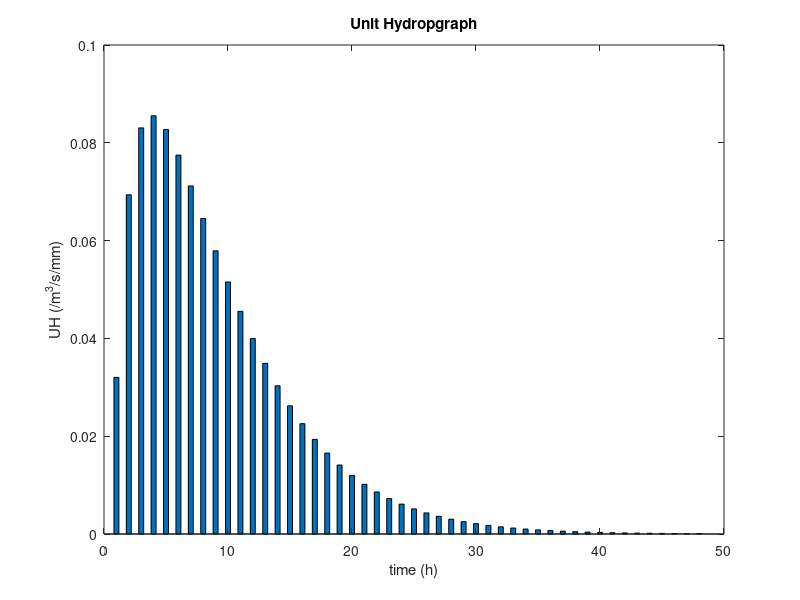

Write MATLAB code to recreate this figure.
% I have edited the script so that we can change the duration easily and
% labels and title have been added automatically

% size of the catchment
ac=72.1;
% length of the main river
l=19.276571;
% total river length in 1 catchment area
lt=86.081;
% lowest point of the river
gs=350.5;
% highest point of the river
he=787.521973;

% slope
Dh=he-gs;
J=Dh/(l*10^3);
% river density
D=lt/ac;
% hydrographic factor
hf=l/J^(0.5);

% constants and weighting factor
k1=4.38-2.25*D;
k2=(0.0168*hf) + 2.5 ;
beta=0.323*(exp(-0.00765*hf));

% time interval
dt=1; %1 hour
% duration of the rain
T_tot=48; % <--after calculating the T_tot > 48 hrs, it shows that the distribution stops at 48

% substitutions
a1=dt/k1;
a2=dt/k2;

% recursive formula
for i=1:T_tot
    if i==1
        
    h(i)= 1 -(beta*(exp(-a1*i))*(a1*i+1)+(1-beta)*(exp(-a2*i))*(a2*i+1));
    
    end
    
    if i>1
        h(i)= 1 - sum(h(1:i-1)) - (beta*(exp(-a1*i))*(a1*i+1)+(1-beta)*(exp(-a2*i))*(a2*i+1));
    if sum(h)>1
        break
    end 
    end
end

check=sum(h);

ht = transpose(h);

bar(1:length(h),h, 0.4);
title('Unit Hydropgraph'); % insert the graph title
xlabel('time (h)'); % insert x-axis label
ylabel('UH (/m^3/s/mm)'); % insert y-axis label